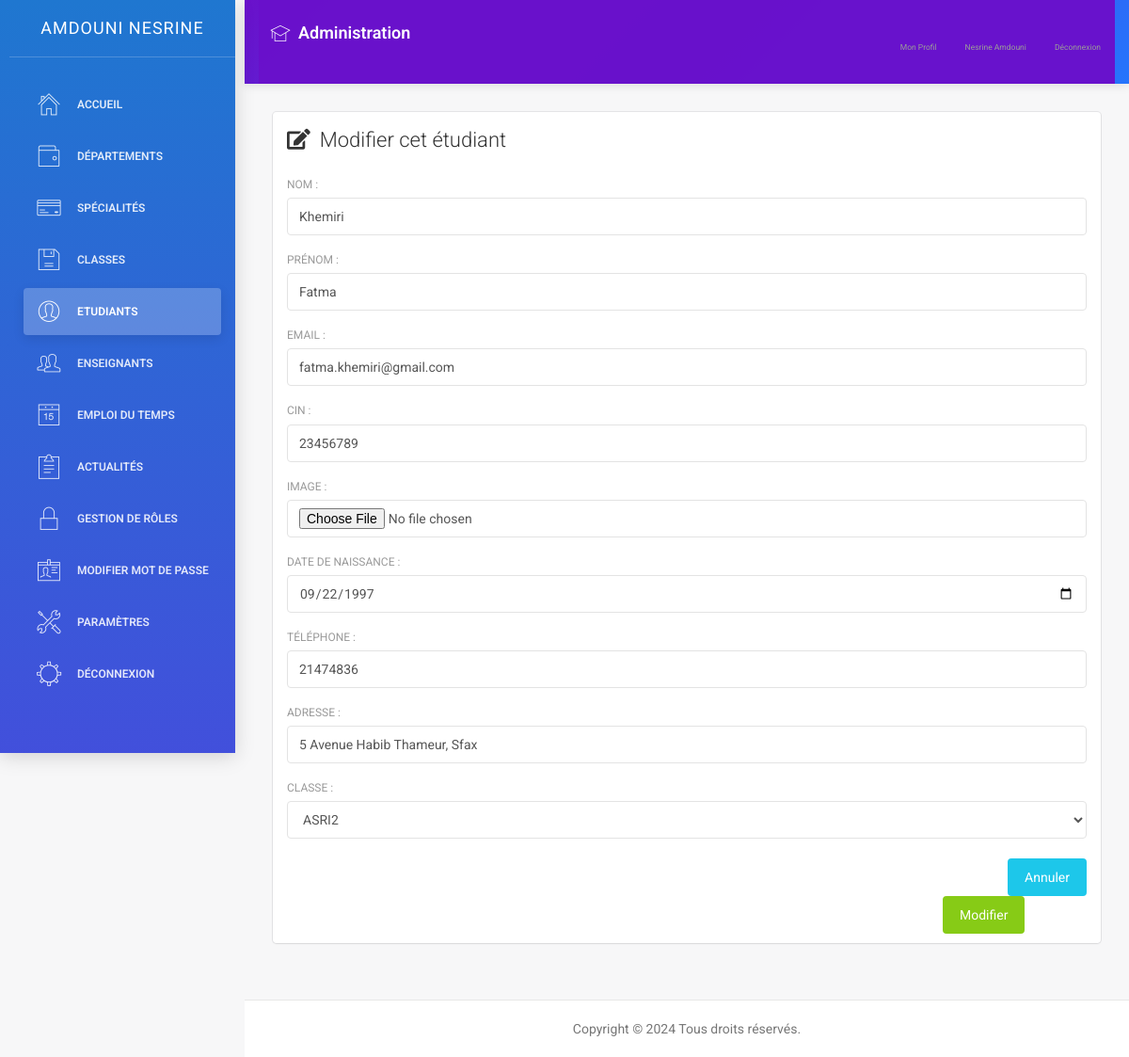
The page /modifier_étudiant.php?id=7 (signed in) on the database its author committed.
### tables this page shows
CREATE TABLE `accounts` (
  `id` int(11)  AUTO_INCREMENT PRIMARY KEY,
  `cin` int(11) DEFAULT NULL,
  `email` varchar(255) DEFAULT NULL,
  `mot_de_passe` varchar(255) DEFAULT NULL,
  `date_de_creation` date DEFAULT NULL,
  `role` text DEFAULT NULL,
  `nom` text DEFAULT NULL,
  `prenom` text DEFAULT NULL,
  `image` varchar(255) DEFAULT NULL,
  `classe` text DEFAULT NULL,
  `date_naissance` date DEFAULT NULL,
  `adresse` text DEFAULT NULL,
  `numero_telephone` int(11) DEFAULT NULL
);

### modifier_étudiant.php (the view, shortened to what this page needs)
<?php
include('connexion.php');
$nom_modif = "";
$prenom_modif = "";
$cin = "";
$date_naissance = "";
$telephone = "";
$adresse = "";
$classe = "";
$email_modif = "";
if ($_SERVER["REQUEST_METHOD"] == "GET" && isset($_GET['id'])) {
    $id_etudiant = $_GET['id'];
    $sql_select = "SELECT * FROM accounts WHERE id = $id_etudiant";
    $result = $conn->query($sql_select);
    if ($result->num_rows > 0) {
        $row = $result->fetch_assoc();
        $nom_modif = $row['nom'];
        $prenom_modif = $row['prenom'];
        $cin = $row['cin'];
        $date_naissance = $row['date_naissance'];
        $telephone = $row['numero_telephone'];
        $adresse = $row['adresse'];
        $classe = $row['classe'];
        $email_modif = $row['email'];
    } else {
    }
}
$sql_classes = "SELECT id, nom FROM classe";
$result_classes = $conn->query($sql_classes);
?>
<!doctype html>
<html lang="en">
<head>
</head>
<body>
    <div class="wrapper">
        <?php include('sidenav.php'); ?>
        <div class="main-panel">
            <?php include('navtop.php'); ?>
            <div class="content">
                <div class="container-fluid">
                    <div class="row">
                        <div class="col-md-12">
                            <div class="card">
                                <div class="header">
                                    <h4 class="title"><i class="fas fa-edit" style="margin-right: 10px;"></i>Modifier cet étudiant</h4>
                                </div>
                                <div class="content">
                                    <form method="post" action="<?php echo $_SERVER['PHP_SELF']; ?>" enctype="multipart/form-data">
                                        <div class="row">
                                            <div class="col-md-12">
                                                <div class="form-group">
                                                    <label for="nom">Nom :</label>
                                                    <input type="text" class="form-control" name="nouveau_nom" id="nom" value="<?php echo htmlspecialchars($nom_modif, ENT_QUOTES); ?>" required>
                                                </div>
                                                <div class="form-group">
                                                    <label for="prenom">Prénom :</label>
                                                    <input type="text" class="form-control" name="nouveau_prenom" id="prenom" value="<?php echo htmlspecialchars($prenom_modif, ENT_QUOTES); ?>" required>
                                                </div>
                                                <div class="form-group">
                                                    <label for="email">Email :</label>
                                                    <input type="email" class="form-control" name="nouveau_email" id="email" value="<?php echo htmlspecialchars($email_modif, ENT_QUOTES); ?>" required>
                                                </div>
                                                <div class="form-group">
                                                    <label for="cin">CIN :</label>
                                                    <input type="number" class="form-control" name="n_cin" id="cin" value="<?php echo htmlspecialchars($cin, ENT_QUOTES); ?>" required>
                                                </div>
                                                <div class="form-group">
                                                    <label for="image">Image :</label>
                                                    <input type="file" class="form-control" name="nouvelle_image" id="image">
                                                </div>
                                                <div class="form-group">
                                                    <label for="date_naissance">Date de naissance :</label>
                                                    <input type="date" class="form-control" name="n_date_naissance" id="date_naissance" value="<?php echo htmlspecialchars($date_naissance, ENT_QUOTES); ?>" required>
                                                </div>
                                                <div class="form-group">
                                                    <label for="numero_telephone">Téléphone :</label>
                                                    <input type="number" class="form-control" name="n_telephone" id="numero_telephone" value="<?php echo htmlspecialchars($telephone, ENT_QUOTES); ?>" required>
                                                </div>
                                                <div class="form-group">
                                                    <label for="adresse">Adresse :</label>
                                                    <input type="text" class="form-control" name="n_adresse" id="adresse" value="<?php echo htmlspecialchars($adresse, ENT_QUOTES); ?>" required>
                                                </div>
                                                <div class="form-group">
                                                    <label for="classe">Classe :</label>
                                                    <select class="form-control" name="n_classe" id="classe" required>
                                                        <?php
                                                        while ($row = $result_classes->fetch_assoc()) {
                                                            $selected = ($classe == $row['nom']) ? "selected" : "";
                                                            echo "<option value='" . $row['nom'] . "' $selected>" . $row['nom'] . "</option>";
                                                        }
                                                        ?>
                                                    </select>
                                                </div>
                                            </div>
                                        </div>
                                        <div>
                                            <a href="étudiants.php" class="btn btn-info btn-fill pull-right">Annuler</a>
                                            <button type="submit" class="btn btn-success btn-fill" style="margin-left: 82%;">Modifier</button>
                                        </div>
                                    </form>
                                </div>
                            </div>
                        </div>
                    </div>
                </div>
            </div>
            <?php include('footer.php'); ?>
        </div>
    </div>
</body>
</html>

### sidenav.php (shortened to what this page needs)
<?php
include('connexion.php');
$current_page = basename($_SERVER['PHP_SELF']);
$is_departement_page = strpos($current_page, 'département') !== false;
$is_specialite_page = strpos($current_page, 'spécialité') !== false;
$is_classe_page = strpos($current_page, 'classe') !== false;
$is_etudiant_page = strpos($current_page, 'étudiant') !== false;
$is_role_page = strpos($current_page, 'role') !== false;
$is_enseignant_page = strpos($current_page, 'enseignant') !== false;
$is_actualite_page = strpos($current_page, 'actualité') !== false;
$is_parametre_page = strpos($current_page, 'paramètre') !== false;
$is_liste_etudiants_page = $current_page === 'liste_etudiants.php';
$email = $_SESSION['email'];
$sql_fetch_user = "SELECT * FROM accounts WHERE email='$email'";
$result_user = $conn->query($sql_fetch_user);
if ($result_user->num_rows > 0) {
    $row = $result_user->fetch_assoc();
    $role = $row['role'];
    $nom = $row['nom'];
    $prenom = $row['prenom'];
}
?>
<div class="sidebar" data-color="blue">
    <div class="sidebar-wrapper">
        <div class="logo">
            <a href="#" class="simple-text">
                <?php echo htmlspecialchars($nom . ' ' . $prenom); ?>
            </a>
        </div>
        <ul class="nav">
            <?php if ($role === 'admin'): ?>
                <li <?php echo ($current_page == 'dashboard.php') ? 'class="active"' : ''; ?>>
                    <a href="dashboard.php">
                        <i class="pe-7s-home"></i>
                        <p>Accueil</p>
                    </a>
                </li>
                <li <?php echo $is_departement_page ? 'class="active"' : ''; ?>>
                    <a href="départements.php">
                        <i class="pe-7s-wallet"></i>
                        <p>Départements</p>
                    </a>
                </li>
                <li <?php echo $is_specialite_page ? 'class="active"' : ''; ?>>
                    <a href="spécialités.php">
                        <i class="pe-7s-credit"></i>
                        <p>Spécialités</p>
                    </a>
                </li>
                <li <?php echo $is_classe_page ? 'class="active"' : ''; ?>>
                    <a href="classes.php">
                        <i class="pe-7s-diskette"></i>
                        <p>Classes</p>
                    </a>
                </li>
                <li <?php echo $is_etudiant_page ? 'class="active"' : ''; ?>>
                    <a href="étudiants.php">
                        <i class="pe-7s-user"></i>
                        <p>Etudiants</p>
                    </a>
                </li>
                <li <?php echo $is_enseignant_page ? 'class="active"' : ''; ?>>
                    <a href="enseignants.php">
                        <i class="pe-7s-users"></i>
                        <p>Enseignants</p>
                    </a>
                </li>
                <li <?php echo ($current_page == 'gestion_emploi.php') ? 'class="active"' : ''; ?>>
                    <a href="gestion_emploi.php">
                        <i class="pe-7s-date"></i>
                        <p>Emploi du Temps</p>
                    </a>
                </li>
                <li <?php echo $is_actualite_page ? 'class="active"' : ''; ?>>
                    <a href="actualités.php">
                        <i class="pe-7s-note2"></i>
                        <p>Actualités</p>
                    </a>
                </li>
                <li <?php echo $is_role_page ? 'class="active"' : ''; ?>>
                    <a href="roles.php">
                        <i class="pe-7s-lock"></i>
                        <p>Gestion de rôles</p>
                    </a>
                </li>
                <li <?php echo ($current_page == 'modifier_mot_de_passe.php') ? 'class="active"' : ''; ?>>
                    <a href="modifier_mot_de_passe.php">
                        <i class="pe-7s-id"></i>
                        <p>Modifier Mot de passe</p>
                    </a>
                </li>
                <li <?php echo $is_parametre_page || $is_liste_etudiants_page ? 'class="active"' : ''; ?>>
                    <a href="paramètres.php">
                        <i class="pe-7s-tools"></i>
                        <p>Paramètres</p>
                    </a>
                </li>
            <?php endif; ?>
            <li>
                <a href="logout.php">
                    <i class="pe-7s-settings"></i>
                    <p>Déconnexion</p>
                    </a>
            </li>
        </ul>
    </div>
</div>

### navtop.php (shortened to what this page needs)
<?php
include('connexion.php');
$email = $_SESSION['email'];
$sql_fetch_user = "SELECT * FROM accounts WHERE email='$email'";
$result_user = $conn->query($sql_fetch_user);
if ($result_user->num_rows > 0) {
    $row = $result_user->fetch_assoc();
    $role = $row['role'];
    $nom = $row['nom'];
    $prenom = $row['prenom'];
}
?>
<nav class="navbar navbar-default navbar-fixed">
    <div class="container-fluid">
        <div class="navbar-header">
            <a class="navbar-brand" href="#">
                <i class="pe-7s-study"></i> <?php echo $role === 'etudiant' ? 'Espace Étudiant' : ($role === 'enseignant' ? 'Espace Enseignant' : 'Administration'); ?>
            </a>
        </div>
        <div class="collapse navbar-collapse" id="navigation-example-2">
            <ul class="nav navbar-nav navbar-right">
                <li>
                    <a class="menuu" href="<?php echo $role === 'etudiant' ? 'profil_etudiant.php' : ($role === 'enseignant' ? 'profil_enseignant.php' : 'profil.php'); ?>">
                        <p>Mon Profil</p>
                    </a>
                </li>
                <li>
                    <a class="menuu" href="#">
                        <div class="user-name">
                            <p><?php echo htmlspecialchars($prenom . ' ' . $nom); ?></p>
                        </div>
                    </a>
                </li>
                <li>
                    <a class="menuu" href="logout.php">
                        <p>Déconnexion</p>
                    </a>
                </li>
            </ul>
        </div>
    </div>
</nav>

### sidenav.php (style rules this page uses)
.sidebar { background: linear-gradient(135deg, #6a11cb 0%, #2575fc 100%); box-shadow: 0 4px 20px rgba(0, 0, 0, 0.15); transition: all 0.3s ease; position: fixed; width: 250px; height: 100vh; z-index: 1000; overflow-y: auto; }
.sidebar-wrapper { padding: 0 10px; }
.logo { padding: 15px 0; margin-bottom: 15px; border-bottom: 1px solid rgba(255, 255, 255, 0.1); text-align: center; }
.logo a { color: white; font-weight: 600; font-size: 1.1rem; text-transform: uppercase; letter-spacing: 1px; display: block; text-decoration: none; }
.nav { list-style: none; padding: 0; margin-top: 15px; }
.nav li { margin-bottom: 4px; position: relative; }
.nav li a { color: rgba(255, 255, 255, 0.8); margin: 5px 10px; border-radius: 6px; padding: 10px 12px; transition: all 0.3s ease; display: flex; align-items: center; text-decoration: none; }
.nav li a i { margin-right: 10px; font-size: 1.1rem; min-width: 24px; text-align: center; }
.nav li a p { margin: 0; font-size: 0.85rem; font-weight: 400; }
.nav li.active a { background: rgba(255, 255, 255, 0.2); color: white; font-weight: 500; box-shadow: 0 4px 12px rgba(0, 0, 0, 0.1); }
[class^="pe-7s-"], [class*=" pe-7s-"] { transition: transform 0.3s ease; }

### navtop.php (style rules this page uses)
.navbar-default { background: linear-gradient(135deg, #6a11cb 0%, #2575fc 100%); border: none; box-shadow: 0 2px 10px rgba(0, 0, 0, 0.1); min-height: 60px; margin-bottom: 0; }
.navbar-default .navbar-nav > li > a { color: rgba(255, 255, 255, 0.9); font-weight: 500; padding: 20px 12px; transition: all 0.3s ease; position: relative; display: flex; align-items: center; }
.navbar-default .navbar-nav > li > a:after { content: ''; position: absolute; bottom: 0; left: 50%; width: 0; height: 3px; background: white; transition: all 0.3s ease; transform: translateX(-50%); }
.navbar-default .navbar-brand { height: 60px; padding: 20px 12px; color: white; font-weight: 600; font-size: 18px; display: flex; align-items: center; }
.navbar-default .navbar-brand i { margin-right: 8px; font-size: 22px; }
.user-name { display: flex; align-items: center; gap: 8px; }
.menuu { font-size: 18px; display: flex; align-items: center; gap: 6px; }
.menuu p { margin: 0; }
.navbar-collapse { background: rgba(106, 17, 203, 0.98); max-height: 80vh; overflow-y: auto; }

### rows shown on the page
accounts: nom+prenom "AMDOUNI NESRINE", prenom+nom "Nesrine Amdouni"
accounts: nouveau_nom "Khemiri", nouveau_prenom "Fatma", nouveau_email "fatma.khemiri@gmail.com", n_cin "23456789", n_date_naissance "09/22/1997", n_telephone "21474836", n_adresse "5 Avenue Habib Thameur, Sfax"

### other values the page prints
form field n_classe "ASRI2"
